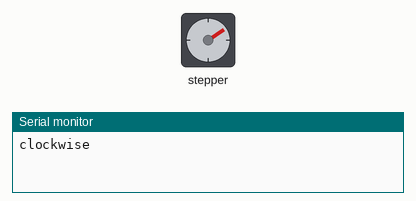
A sketch run on a simulated Arduino Uno, built with avr-gcc and run on an emulated ATmega328P. Shown: stepper motor, the last lines printed to the serial monitor. Stepper angles assume 2048 steps per turn.

Above: at 3.17 s.
At 11.1 s:
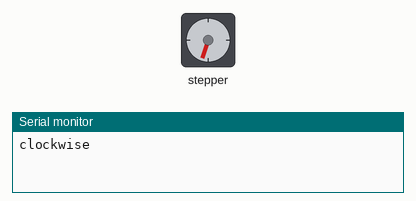
At 20.2 s:
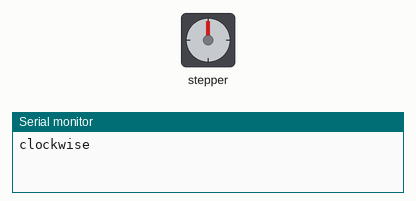
At 39.02 s:
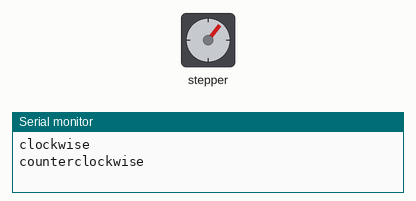
Timing chart, 0 to 40.0 s (numbered marks = the images above):
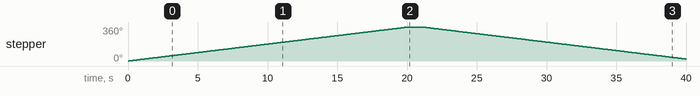

The sketch:

Driving_Motor.ino
```cpp
/*
*Motor driving code from Arduino Project hub
*
*/

/*
//defines the pins connected to each coil.
//Also sets the rotation of the motor (clockwise)
#define A 2
#define B 3
#define C 4
#define D 5

#define NUMBER_OF_STEPS_PER_REV 512


//Functions
//Sets each pin as an output.
void setup()
{
  pinMode(A,OUTPUT);
  pinMode(B,OUTPUT);
  pinMode(C,OUTPUT);
  pinMode(D,OUTPUT);
}//End of void sertup() function

void write(int a,int b,int c,int d)
{
  digitalWrite(A,a);
  digitalWrite(B,b);
  digitalWrite(C,c);
  digitalWrite(D,d);
}//End of void write(int a,int b,int c,int d)function.

//This step does all the work.
//This engergizes each pin in return for a movement of the motor
void onestep()
{
  //Energizes the pin
  write(1,0,0,0);
  //determines the speed of the motor.
  delay(5);
  write(1,1,0,0);
  delay(5);
  write(0,1,0,0);
  delay(5);
  write(0,1,1,0);
  delay(5);
  write(0,0,1,0);
  delay(5);
  write(0,0,1,1);
  delay(5);
  write(0,0,0,1);
  delay(5);
  write(1,0,0,1);
  delay(5);
}//End of void onestep() function

//This will turn the motor one full turn .
void loop()
{
  int i;
  i=0;
  while(i<NUMBER_OF_STEPS_PER_REV)
  {
  onestep();
  i++;
  }//End of while loop
}//End of main void loop()
*/

/*
*Ardunio demo code for stepper motor speeds
*this on I would change my speed
*15rpm is at 100%
*11.25 is at 75%
*7.5 is at 50%
*3.75 is at 25%
*/

// Include the Arduino Stepper.h library:
#include <Stepper.h>
// Define number of steps per rotation:
const int stepsPerRevolution = 2048;
// Wiring:
// Pin 8 to IN1 on the ULN2003 driver
// Pin 9 to IN2 on the ULN2003 driver
// Pin 10 to IN3 on the ULN2003 driver
// Pin 11 to IN4 on the ULN2003 driver
// Create stepper object called 'myStepper', note the pin order:
Stepper myStepper = Stepper(stepsPerRevolution, 8, 10, 9, 11);
void setup() {
  // Set the speed to 15 rpm:
  myStepper.setSpeed(15);

  // Begin Serial communication at a baud rate of 9600:
  Serial.begin(9600);

   // Set the speed to 11.25 rpm:
  myStepper.setSpeed(11.25);

  // Begin Serial communication at a baud rate of 9600:
  Serial.begin(9600);

   // Set the speed to 7.5 rpm:
  myStepper.setSpeed(7.5);

  // Begin Serial communication at a baud rate of 9600:
  Serial.begin(9600);

   // Set the speed to 3.75 rpm:
  myStepper.setSpeed(3.75);

  // Begin Serial communication at a baud rate of 9600:
  Serial.begin(9600);
}
void loop() {
  // Step one revolution in one direction:
  Serial.println("clockwise");
  myStepper.step(stepsPerRevolution);
  delay(1000);

  // Step one revolution in the other direction:
  Serial.println("counterclockwise");
  myStepper.step(-stepsPerRevolution);
  delay(1000);
}
```

Measured:
- by itself, stepper: turns 360° clockwise in 20.0 s, then 339° counter-clockwise in 18.9 s
